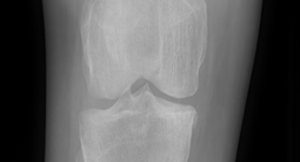
#> input picture Test_samples/Doubtful/DoubtfulG1 (10).png, 300 x 162 px; its folder holds only this picture in this run
$ python -i image_utils.py   (imports and definitions only)   (older library calls are emulated)
#> lines starting #> are read from the running program, lines starting #| are printed output that depends on the picture; after the words box and inside, x2 and y2 are one past the last pixel; in counts of white or black regions, pixels touching at a corner belong together
import cv2
import numpy as np
import os

# [11 lines left out: function calculate_blur_variance, not called in this run]

def check_is_xray_like(image_path):
    """
    Step 1: Detect if it's an X-Ray or a normal photo/image.
    X-rays are largely grayscale and have significant black background.
    We allow some color for clinical annotations (arrows/lines) by using a generous color difference threshold.
    """
    image = cv2.imread(image_path)
#> image is the input picture: shape (162, 300, 3); min 0, max 197, mean 94.2
    if image is None:
         return False, "Image could not be read."

    # 1. Grayscale check (relaxed to 60.0 to allow heavy clinical arrows/annotations/watermarks)
    img_float = image.astype(np.float32)
    b, g, r = cv2.split(img_float)
    color_diff = (np.mean(np.abs(b - g)) + np.mean(np.abs(g - r)) + np.mean(np.abs(r - b))) / 3.0
#> color_diff = 0

    if color_diff > 60.0:
        return False, "Invalid Image Detected. Please upload a radiographic X-ray image (Color photographs are not recognized)."

    # 2. Structural sanity check (not purely blank white/black)
    gray = cv2.cvtColor(image, cv2.COLOR_BGR2GRAY)
    mean_val = np.mean(gray)
#> mean_val = 94.22
    if mean_val < 2 or mean_val > 253:
        return False, "Invalid Image Detected. The provided image lacks structural contrast (e.g., completely solid color)."

    return True, ""

def check_has_bone_structure(image_path):
    """
    Step 1.5: Detect if the image has a continuous bone-like skeleton shape.
    Valid X-rays will have large, bright regions representing bones.
    We check the sum of the largest contours to naturally support double-knee (2 legs) X-rays.
    """
    img = cv2.imread(image_path, cv2.IMREAD_GRAYSCALE)
    if img is None:
        return False

    blurred = cv2.GaussianBlur(img, (15, 15), 0)
    _, thresh = cv2.threshold(blurred, 100, 255, cv2.THRESH_BINARY)
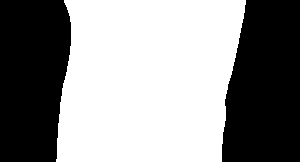
#> thresh: shape (162, 300); 55.9% white; 2 black regions

    contours, _ = cv2.findContours(thresh, cv2.RETR_EXTERNAL, cv2.CHAIN_APPROX_SIMPLE)
#> contours = 1 contour; box (x1, y1, x2, y2) and area: (56, 0, 246, 162) 26854
    if not contours:
        return False

    # Sort contours by area descending
    contours = sorted(contours, key=cv2.contourArea, reverse=True)

    # Sum the area of the top 3 contours (Supports 1 or 2 leg x-rays)
    top_contours = contours[:3]
#> top_contours has the same summary as contours
    total_bone_area = sum(cv2.contourArea(c) for c in top_contours)
#> total_bone_area = 26854

    h, w = img.shape
#> h = 162; w = 300
    total_area = h * w
#> total_area = 48600
    if total_area == 0:
        return False

    area_ratio = total_bone_area / total_area
#> area_ratio = 0.553

    # Dual-knee x-rays might have separated bones taking ~10% area across multiple contours.
    if area_ratio < 0.08:
        return False

    return True

# [26 lines left out: function check_is_knee_xray, not called in this run]

import tensorflow as tf
from tensorflow.keras.applications.mobilenet_v2 import MobileNetV2, preprocess_input
from numpy.linalg import norm

mobilenet_model = None
def get_mobilenet():
    global mobilenet_model
    if mobilenet_model is None:
#> (the run stopped early here; a loop or call above may not have finished)

$ run again, on Test_samples/Doubtful/DoubtfulG1 (3).png
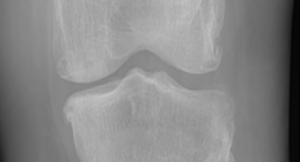
#> input picture Test_samples/Doubtful/DoubtfulG1 (3).png, 300 x 162 px
#> in check_is_xray_like, image is the input picture: shape (162, 300, 3); min 5, max 194, mean 135.6
#> color_diff = 0
#> mean_val = 135.6
#> in check_has_bone_structure, `_, thresh = cv2.threshold(blurred, 100, 255, cv2.THRESH_BINARY)`:
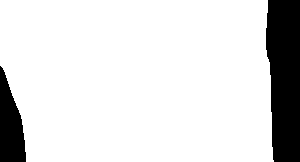
#> thresh: shape (162, 300); 86.5% white; 2 black regions
#> contours = 1 contour; box (x1, y1, x2, y2) and area: (0, 0, 274, 162) 41626
#> top_contours has the same summary as contours
#> total_bone_area = 41626
#> area_ratio = 0.857

$ run again, on Test_samples/Doubtful/DoubtfulG1 (8).png
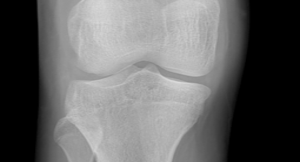
#> input picture Test_samples/Doubtful/DoubtfulG1 (8).png, 300 x 162 px
#> in check_is_xray_like, image is the input picture: shape (162, 300, 3); min 0, max 219, mean 101
#> color_diff = 0
#> mean_val = 101
#> in check_has_bone_structure, `_, thresh = cv2.threshold(blurred, 100, 255, cv2.THRESH_BINARY)`:
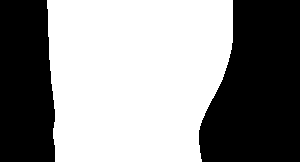
#> thresh: shape (162, 300); 55.6% white; 2 black regions
#> contours = 1 contour; box (x1, y1, x2, y2) and area: (47, 0, 233, 162) 26718
#> top_contours has the same summary as contours
#> total_bone_area = 26717.5
#> area_ratio = 0.55
